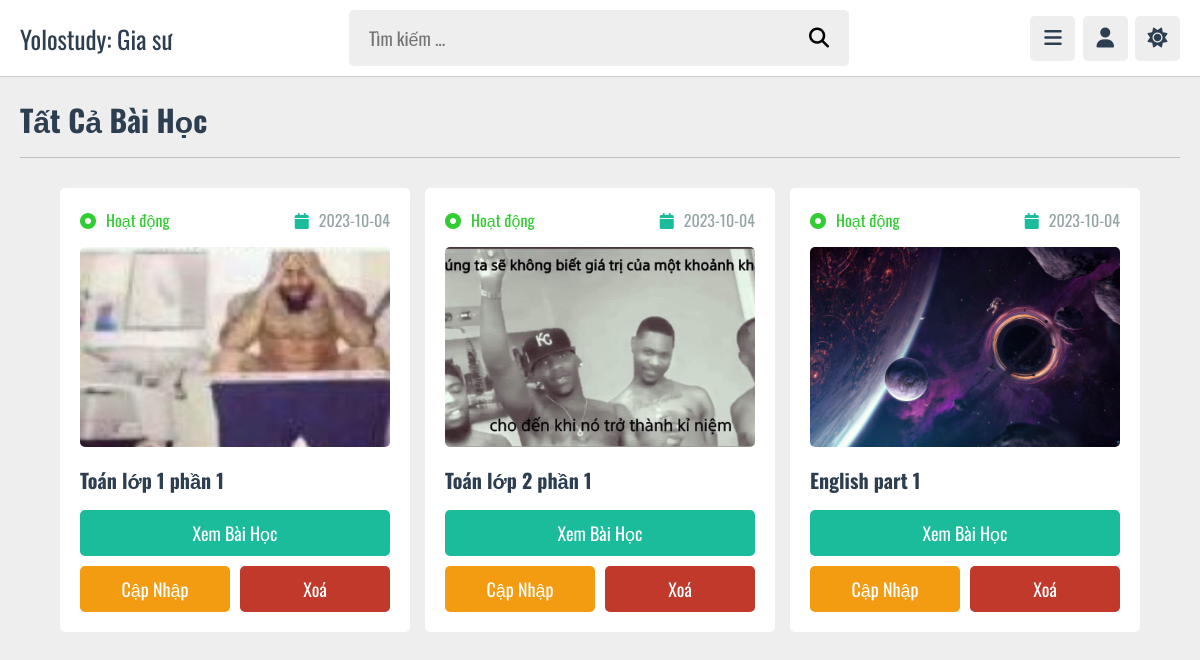
/admin/contents.php (signed in), run on the app's committed database.
### tables this page shows
CREATE TABLE `content` (
  `id` varchar(20) NOT NULL,
  `giasu_id` varchar(20) NOT NULL,
  `danhsach_id` varchar(20) NOT NULL,
  `title` varchar(255) NOT NULL,
  `desc` varchar(255) NOT NULL,
  `video` varchar(255) NOT NULL,
  `thumbnail` varchar(255) NOT NULL,
  `date` date NOT NULL DEFAULT current_timestamp(),
  `status` varchar(20) NOT NULL
);

### admin/contents.php (the view, shortened to what this page needs)
<?php
include '../tp/connect.php';
if (isset($_COOKIE['giasu_id'])) {
    $giasu_id = $_COOKIE['giasu_id'];
} else {
    $giasu_id = '';
    header('location:dangnhap.php');
}
?>
<!DOCTYPE html>
<html lang="en">
<head>
    <link rel="stylesheet" href="https://cdnjs.cloudflare.com/ajax/libs/font-awesome/6.4.2/css/all.min.css">
    <link rel="stylesheet" href="../admin.css">
</head>
<body>
    <?php include '../tp/adminheader.php' ?>
    <section class="contents">
        <h1 class="heading">Tất cả bài học</h1>
        <div class="box-container">
            <?php
            $select_content = $conn->prepare("SELECT * FROM `content` WHERE giasu_id = ?");
            $select_content->execute([$giasu_id]);
            if ($select_content->rowCount() > 0) {
                while ($fetch_content = $select_content->fetch(PDO::FETCH_ASSOC)) {
            ?>
            <div class="box">
                <div class="flex">
                    <p><i class="fas fa-circle-dot"
                            style="color: <?= ($fetch_content['status'] == 'Hoạt động') ? 'limegreen' : 'red'; ?>;"></i><span
                            style="color: <?= ($fetch_content['status'] == 'Hoạt động') ? 'limegreen' : 'red'; ?>;"><?= $fetch_content['status']; ?></span>
                    </p>
                    <p><i class="fas fa-calendar"></i><span><?= $fetch_content['date']; ?></span></p>
                </div>
                <img src="../upload/<?= $fetch_content['thumbnail']; ?>" alt="">
                <h3 class="title"><?= $fetch_content['title']; ?></h3>
                <a href="viewcontent.php?get_id=<?= $fetch_content['id']; ?>" class="bt">Xem bài học</a>
                <form action="" class="flex-bt" method="POST">
                    <a href="updatecontent.php?get_id=<?= $fetch_content['id']; ?>" class="option-bt">Cập nhập</a>
                    <input type="submit" value="Xoá" name="delete_content" class="delete-bt">
                </form>
            </div>
            <?php
                }
            } else {
                echo '<p class="empty">Không có bài học nào hết!<a href="addcontent.php" style="margin-top: 1.5rem;" class="bt">Thêm bài học mới</a></p>';
            }
            ?>
        </div>
    </section>
</body>
</html>

### tp/adminheader.php (shortened to what this page needs)
<header class="header">
    <section class="flex">
        <a href="dashboard.php" class="logo">Yolostudy: Gia sư</a>
        <form action="searchpage.php" method="post" class="search-form">
            <input type="text" placeholder="Tìm kiếm ..." required maxlength="100" name="search_box">
            <button type="submit" class="fas fa-search" name="search_bt"></button>
        </form>
        <div class="icons">
            <div id="menu-bt" class="fas fa-bars"></div>
            <div id="user-bt" class="fas fa-user"></div>
            <div id="toggle-bt" class="fas fa-sun"></div>
        </div>
    </section>
</header>

### admin.css (style rules this page uses)
:root { --mau-chinh: #1abc9c; --do: #c0392b; --cam: #f39c12; --trang: #fff; --den: #2c3e50; --mau-sang: #95a5a6; --mau-bg: #eee; --border: .1rem solid rgba(8, 8, 8, 0.2); }
* { font-family: 'Oswald', sans-serif; margin: 0; padding: 0; box-sizing: border-box; outline: none; border: none; text-decoration: none; }
html { font-size: 62.5%; overflow-x: hidden; }
body { padding-bottom: 9rem; background-color: var(--mau-bg); padding-left: 30rem; }
section { padding: 2rem; margin: 0 auto; max-width: 1200px; }
.heading { font-size: 3rem; color: var(--den); text-transform: capitalize; padding-bottom: 1.5rem; margin-bottom: 3rem; border-bottom: var(--border); }
.header { position: sticky; top: 0; left: 0; right: 0; background-color: var(--trang); border-bottom: var(--border); z-index: 1000; }
.bt, .inline-bt, .option-bt, .inline-option-bt, .delete-bt, .inline-delete-bt { margin-top: 1rem; border-radius: .5rem; padding: 1rem 3rem; cursor: pointer; color: var(--trang); font-size: 1.8rem; text-align: center; text-transform: capitalize; }
.bt, .option-bt, .delete-bt { display: block; width: 100%; }
.bt, .inline-bt { background-color: var(--mau-chinh); }
.option-bt, .inline-option-bt { background-color: var(--cam); }
.delete-bt, .inline-delete-bt { background-color: var(--do); }
.flex-bt { display: flex; gap: 1rem; }
.header .flex { display: flex; align-items: center; padding: 1rem 2rem; justify-content: space-between; position: relative; }
.header .flex .logo { font-size: 2.5rem; color: var(--den); }
.header .flex .search-form { width: 50rem; background-color: var(--mau-bg); border-radius: .5rem; padding: 1.5rem 2rem; display: flex; gap: 2rem; }
.header .flex .search-form input { background: none; width: 100%; font-size: 1.8rem; color: var(--den); }
.header .flex .search-form button { background: none; font-size: 2rem; cursor: pointer; }
.header .flex .icons div { margin-left: .5rem; height: 4.5rem; width: 4.5rem; line-height: 4.4rem; font-size: 2rem; color: var(--den); cursor: pointer; background-color: var(--mau-bg); border-radius: .5rem; text-align: center; }
.contents .box-container { display: grid; grid-template-columns: repeat(auto-fit, 35rem); gap: 1.5rem; justify-content: center; align-items: flex-start; }
.contents .box-container .box { background-color: var(--trang); border-radius: .5rem; padding: 2rem; overflow: hidden; }
.contents .box-container .box img { height: 20rem; width: 100%; object-fit: cover; border-radius: .5rem; margin: 1rem 0; }
.contents .box-container .box .flex { display: flex; align-items: center; justify-content: space-between; gap: 1.5rem; margin-bottom: .5rem; }
.contents .box-container .box .flex p { font-size: 1.6rem; }
.contents .box-container .box .flex p span { color: var(--mau-sang); }
.contents .box-container .box .flex p i { color: var(--mau-chinh); margin-right: 1rem; }
.contents .box-container .box .title { font-size: 2rem; color: var(--den); padding: .5rem 0; text-overflow: ellipsis; overflow: hidden; }
@media (max-width: 1200px) { body { padding-left: 0; } }

### data on the page
content: status "Hoạt động", date "2023-10-04", thumbnail (picture), title "Toán lớp 1 phần 1"
content: status "Hoạt động", date "2023-10-04", thumbnail (picture), title "Toán lớp 2 phần 1"
content: status "Hoạt động", date "2023-10-04", thumbnail (picture), title "English part 1"
